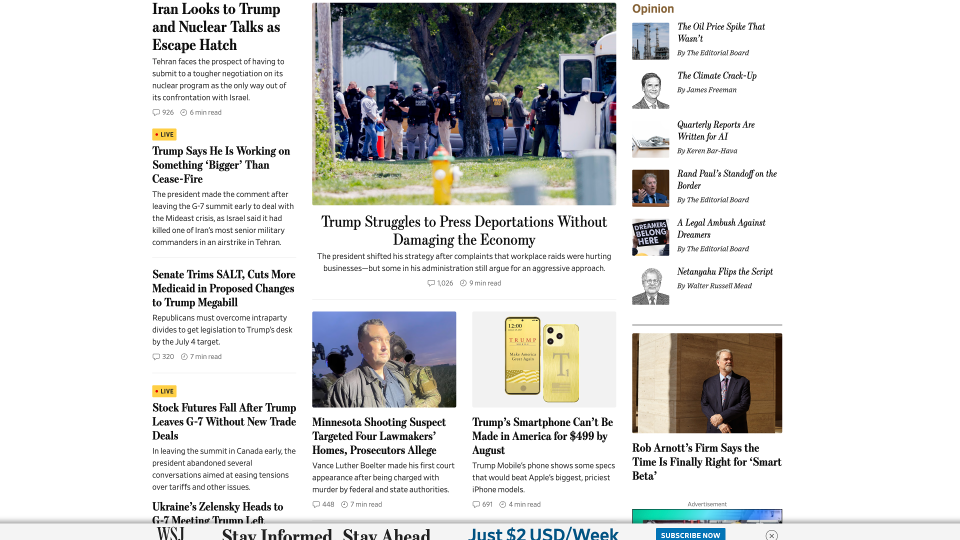
#> input picture stimuli_preparation/text_img.png, 1920 x 1080 px, found by its file name (shown at 1/2 size)
$ python MTF_test_v0.3.py
#> lines starting #> are read from the running program, lines starting #| are printed output that depends on the picture
import cv2
import numpy as np
import matplotlib.pyplot as plt

#MTD模糊
# [67 lines left out: functions mtf_to_sigma, apply_radial_motion_blur, not called in this run]

def scanMTF(frequency_lpmm, pixel_size_mm):
    # 已知參數
    #pixel_size_mm = 0.1        # 例如 0.1 mm/pixel
    #frequency_lpmm = 20                # 頻率 20 lp/mm

    # sigma_pixel 掃描範圍
    sigma_pixel_range = np.linspace(0, 5, 1000)
    sigma_mm = sigma_pixel_range * pixel_size_mm

    # 計算對應的 MTF 值
    mtf_values = np.exp(-2 * (np.pi**2) * (sigma_mm**2) * (frequency_lpmm**2))
    mtf_percent = mtf_values * 100

    # 初始化圖形
    plt.figure(figsize=(10, 6))
    plt.plot(sigma_pixel_range, mtf_percent, label="MTF Curve", color='blue')

    # 標記每 5% MTF 所對應的 sigma_pixel
    target_mtf_levels = np.arange(100, -5, -5)  # 100, 95, ..., 0

    for target_mtf in target_mtf_levels:
        idx = np.argmin(np.abs(mtf_percent - target_mtf))  # 找最接近的索引
        sig_val = sigma_pixel_range[idx]
        mtf_val = mtf_percent[idx]
        plt.plot(sig_val, mtf_val, 'ro')  # 紅點
        plt.text(sig_val, mtf_val + 2, f"{sig_val:.2f}", ha='center', fontsize=8, color='red')

    # 標示與格式
    plt.xlabel("Sigma (pixel)")
    plt.ylabel("MTF (%)")
    plt.title(f"MTF vs Sigma (f = {frequency_lpmm} lp/mm, pixel size = {pixel_size_mm} mm)")
    plt.grid(True)
    plt.ylim(0, 105)
    plt.legend()
    plt.show()

def sigma_vs_mtf(f_lpmm, pixel_size_mm, sigma_pixel_max=5):
    # 建立 sigma_pixel 掃描範圍
    sigma_pixel_range = np.linspace(0, sigma_pixel_max, 10000)
    sigma_mm = sigma_pixel_range * pixel_size_mm

    # 計算對應 MTF
    mtf_values = np.exp(-2 * (np.pi**2) * (sigma_mm**2) * (f_lpmm**2))
    mtf_percent = mtf_values * 100

    # 標記每 5% MTF 所對應的 sigma_pixel
    target_mtf_levels = np.arange(100, -5, -5)  # 100, 95, ..., 0
    result_table = []

    print(f"\nMTF (f = {f_lpmm} lp/mm, pixel size = {pixel_size_mm} mm)")
    print("-" * 40)
    for target_mtf in target_mtf_levels:
        idx = np.argmin(np.abs(mtf_percent - target_mtf))
        sig_val = sigma_pixel_range[idx]
        result_table.append((target_mtf, sig_val))
        print(f"MTF {target_mtf:>3}% → sigma_pixel ≈ {sig_val:.4f}")

    return result_table

def lookup_sigma_from_mtf(target_table, mtf_list):
    mtf_values, sigma_values = zip(*target_table)
    results = []
    for mtf_target in mtf_list:
        idx = np.argmin(np.abs(np.array(mtf_values) - mtf_target))
        sigma_pixel = sigma_values[idx]
        results.append((mtf_target, sigma_pixel))
    return results

# ===== 參數設定 =====
name = "text_img"
image_path = r"C:\Users\Asus_user\Desktop\Python Code\MTF test pattern\EJ\text_img.png"     #圖片位置
save_path = r"C:\Users\Asus_user\Desktop\Python Code\MTF test pattern\EJ\\"    #儲存圖片位置
panel_size = 27     #inch
panel_resolution_H = 3840     #水平
panel_resolution_V = 2160     #垂直
panel_resolution_D = (panel_resolution_H**2 + panel_resolution_V**2)**0.5     #對角
pixel_size_mm = (panel_size * 25.4)/panel_resolution_D     # fiexd(panel規格)
#nyquist_lpmm = round(panel_resolution_D / (panel_size * 25.4)*0.5, 2)       # fixed(panel規格)
nyquist_lpmm = round(1/(2*pixel_size_mm)*2, 2)
frequency_lpmm = nyquist_lpmm
print('Pixel size:', pixel_size_mm)
print('Frequency:', frequency_lpmm)
# ===== 設定拖影參數 =====
max_blur_length = 12  # 拖影程度(pixel)
edge_percentage = 30  # 邊緣拖影範圍百分比
curve = 'linear'

# ===== 讀取彩色圖像 =====
img_bgr = cv2.imread(image_path, cv2.IMREAD_COLOR)
#> img_bgr is the input picture: shape (1080, 1920, 3); mean B, G, R 216, 216.9, 216.4
if img_bgr is None:
    raise FileNotFoundError(f"Cannot find the image at {image_path}")

img_rgb = cv2.cvtColor(img_bgr, cv2.COLOR_BGR2RGB)

# ===== 掃描 MTF & sigma_pixel 值 =====
target_table = sigma_vs_mtf(frequency_lpmm, pixel_size_mm)
scanMTF(frequency_lpmm, pixel_size_mm)
#> in scanMTF, `plt.show()`:
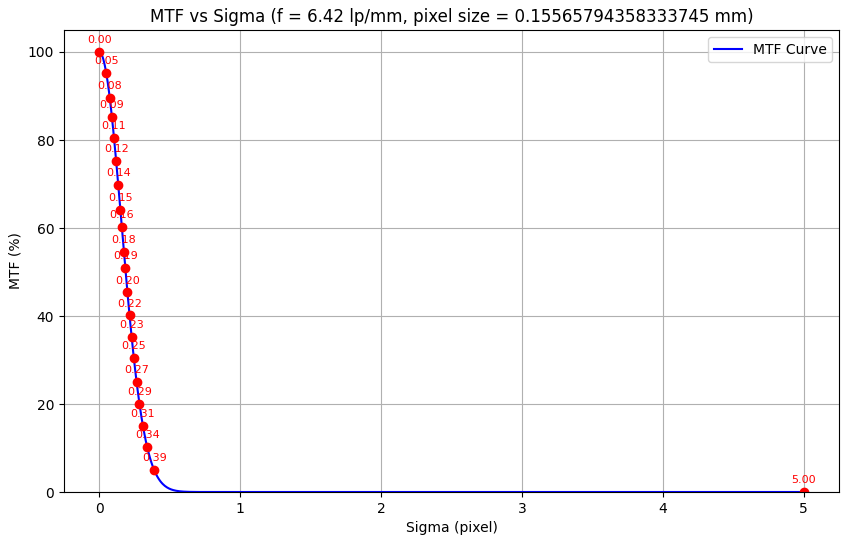
#> figure drawn by matplotlib, 1 panel; curve peaks at x = 0, y = 100

# ===== 計算 sigma 值 =====
test1_MTF = [80, 60, 40, 20]  #MTF模糊百分比

# ===== 查找每個 MTF 對應的 sigma_pixel =====
sigma_mtf_pairs = lookup_sigma_from_mtf(target_table, test1_MTF)
# [25 lines of commented-out code are left out]
for mtf_value, sigma_mm in sigma_mtf_pairs:
    sigma_pixel = sigma_mm/pixel_size_mm
    img_blurred = cv2.GaussianBlur(img_rgb, (0, 0), sigmaX=sigma_pixel, sigmaY=sigma_pixel)

    # 顯示或儲存
    fig = plt.figure(figsize=(19.2, 10.8), dpi=100)
    ax = fig.add_axes([0, 0, 1, 1])
    ax.imshow(img_blurred)
    ax.axis('off')
    fig.savefig(save_path + f"{name}_{mtf_value}MTF_Blur.png", dpi=100)
    plt.close()
    print(f"Saved: {mtf_value}% MTF → sigma ≈ {sigma_pixel:.4f}")

# [15 lines of commented-out code are left out]
